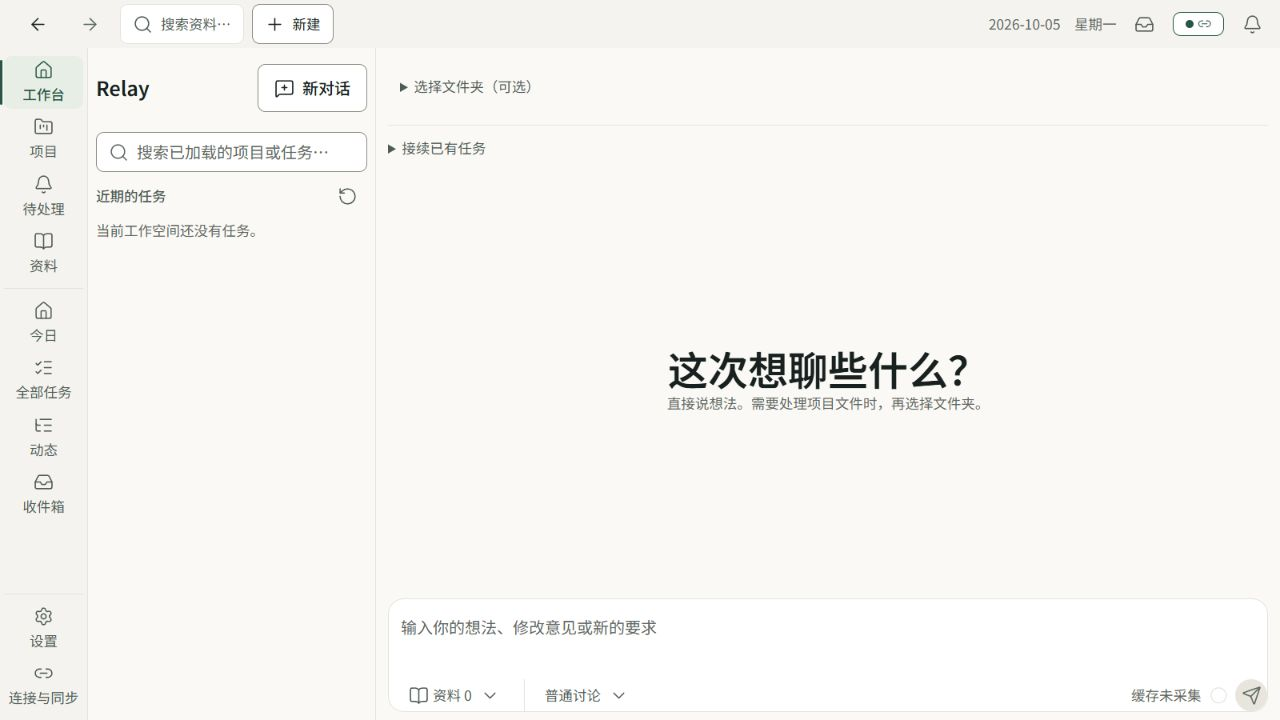
#> input picture output/playwright/new-conversation-aligned-1280.png, 1280 x 720 px, given in place of codex-clipboard-cb164abe-4588-49d4-8b1f-87deebd6ae08.png, which was not available
$ python compare-chat-align.py
#> lines starting #> are read from the running program, lines starting #| are printed output that depends on the picture; pictures that were not available may be replaced by others from this repository, and a replacement may not be noted
from pathlib import Path
from PIL import Image

out = Path(__file__).parent
source = Image.open(r'C:/Users/ASUS/AppData/Local/Temp/codex-clipboard-cb164abe-4588-49d4-8b1f-87deebd6ae08.png').convert('RGB')
#> source is the input picture: PIL image 1280x720 RGB; mean R, G, B 246.7, 246, 242.5
source = source.resize((2048, 1159), Image.Resampling.LANCZOS).crop((0, 0, 2048, 1112))
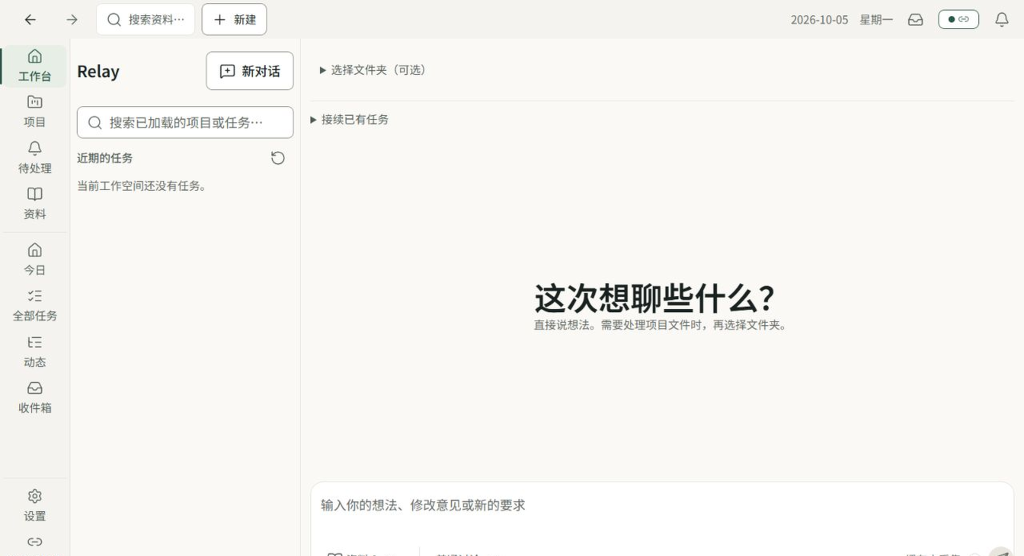
#> source: PIL image 2048x1112 RGB (shown at 1/2 size); mean R, G, B 246.7, 246, 242.4
implementation = Image.open(out / 'new-conversation-aligned-2048.png').convert('RGB')
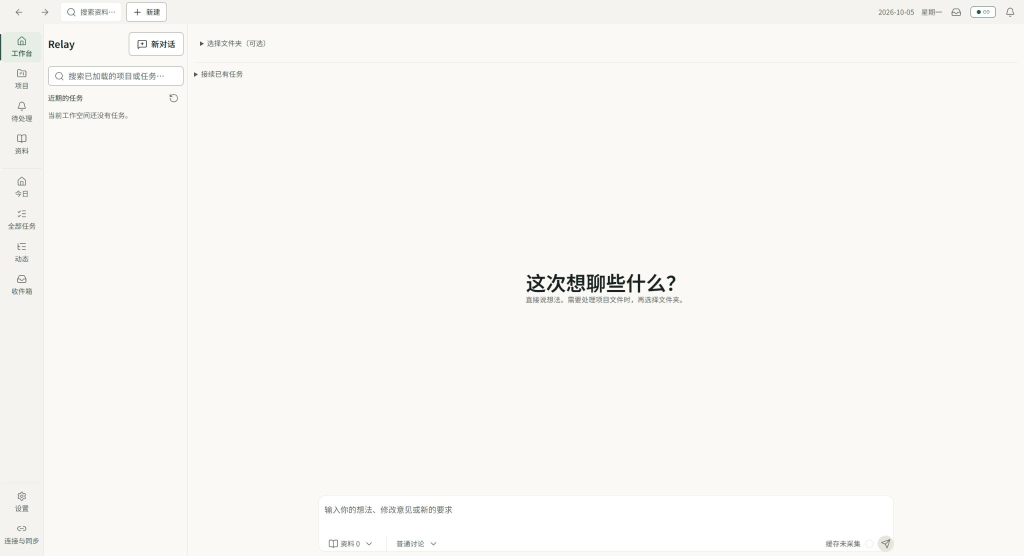
#> input picture output/playwright/new-conversation-aligned-2048.png, 2048 x 1112 px (shown at 1/2 size)
#> implementation is the input picture: PIL image 2048x1112 RGB; mean R, G, B 248.5, 247.7, 243.9
comparison = Image.new('RGB', (4096, 1112), 'white')
#> comparison: PIL image 4096x1112 RGB; every value is 255
comparison.paste(source, (0, 0))
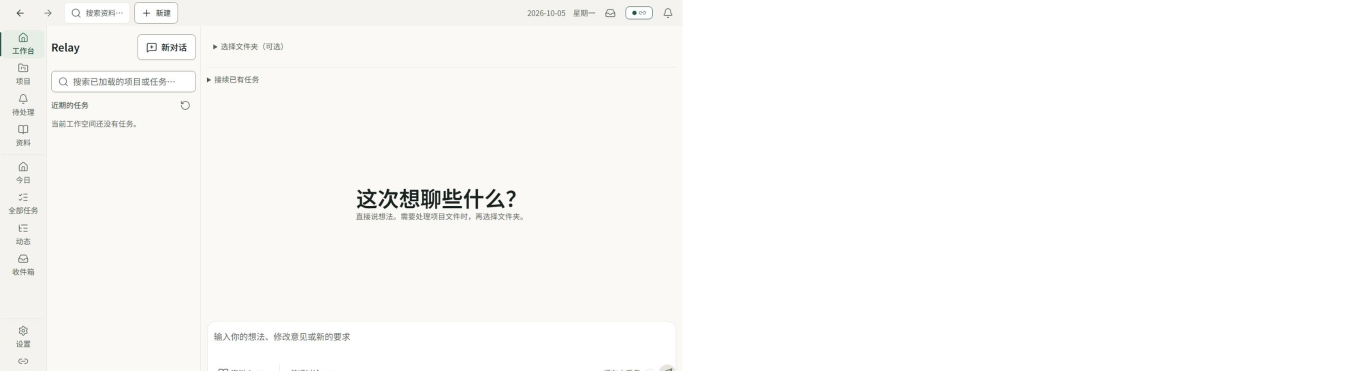
#> comparison: PIL image 4096x1112 RGB (shown at 1/3 size); mean R, G, B 250.8, 250.5, 248.7
comparison.paste(implementation, (2048, 0))
comparison.save(out / 'new-conversation-reference-comparison.png')
focused = Image.new('RGB', (2320, 120), 'white')
#> focused: PIL image 2320x120 RGB; every value is 255
focused.paste(source.crop((638, 986, 1798, 1106)), (0, 0))
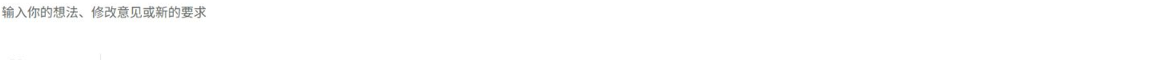
#> focused: PIL image 2320x120 RGB (shown at 1/2 size); mean R, G, B 253.2, 253.3, 253.2
focused.paste(implementation.crop((632, 986, 1792, 1106)), (1160, 0))
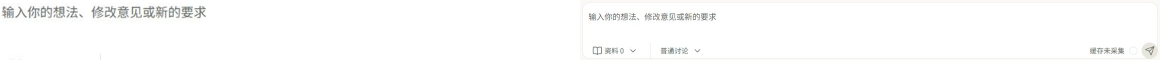
#> focused: PIL image 2320x120 RGB (shown at 1/2 size); mean R, G, B 251.6, 251.6, 251.3
focused.save(out / 'new-conversation-composer-comparison.png')
